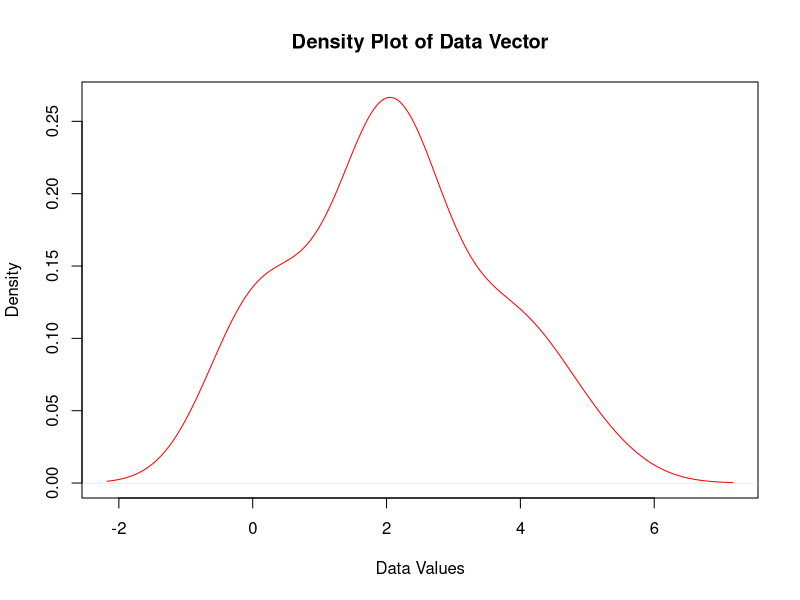
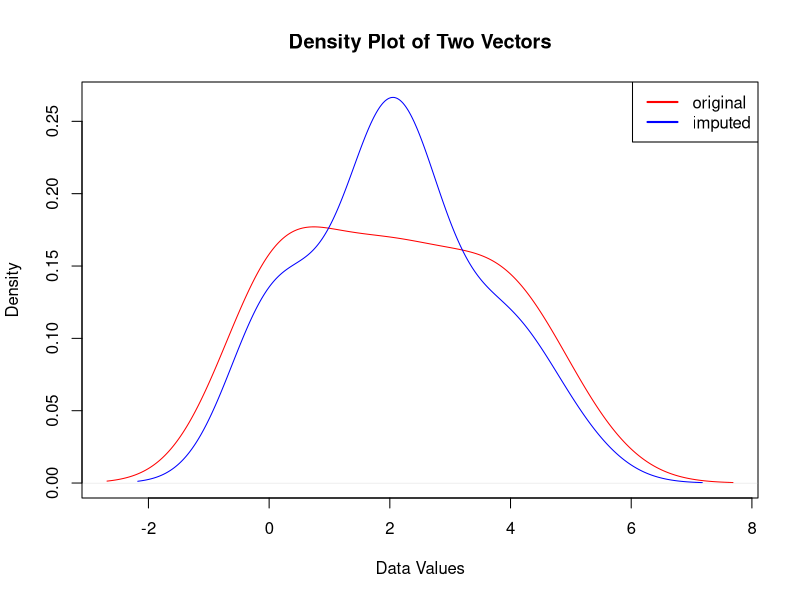
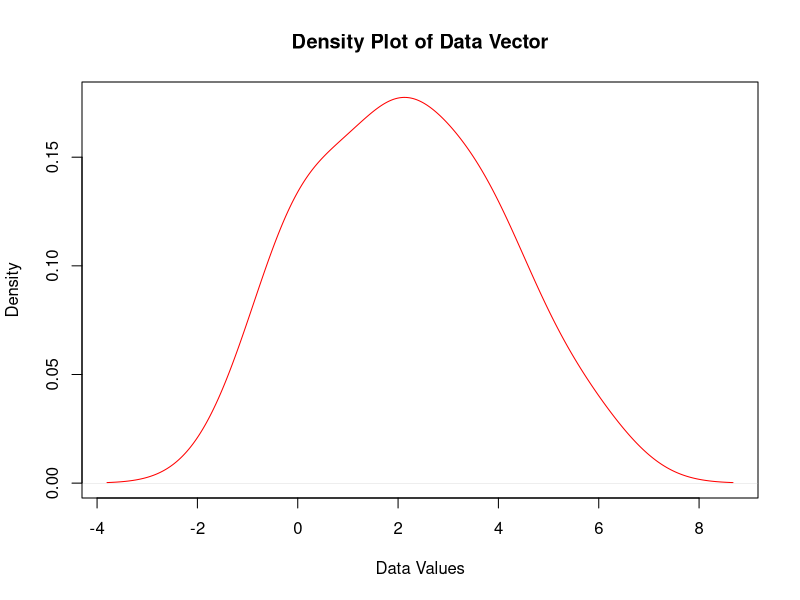
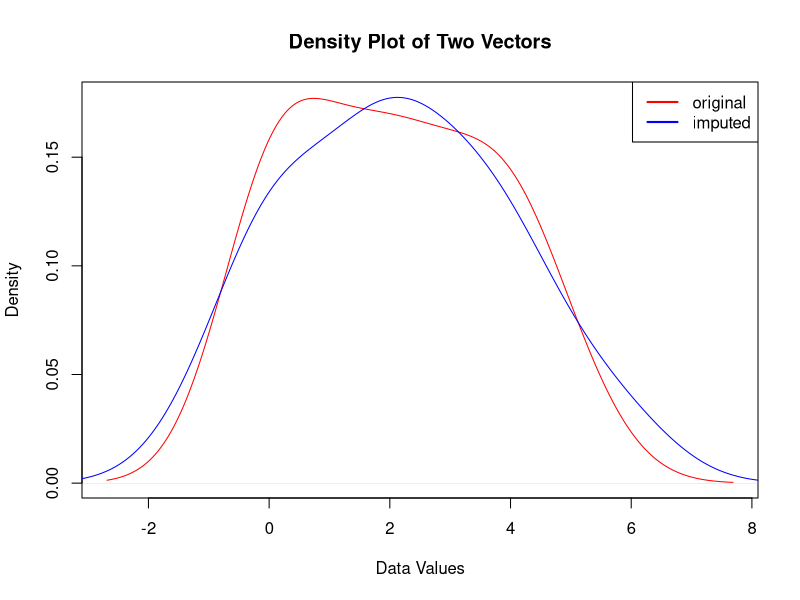
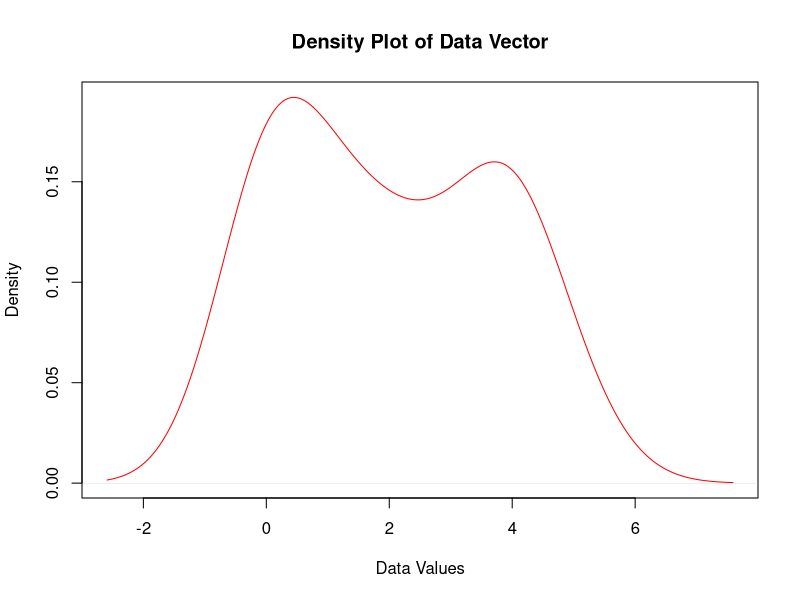
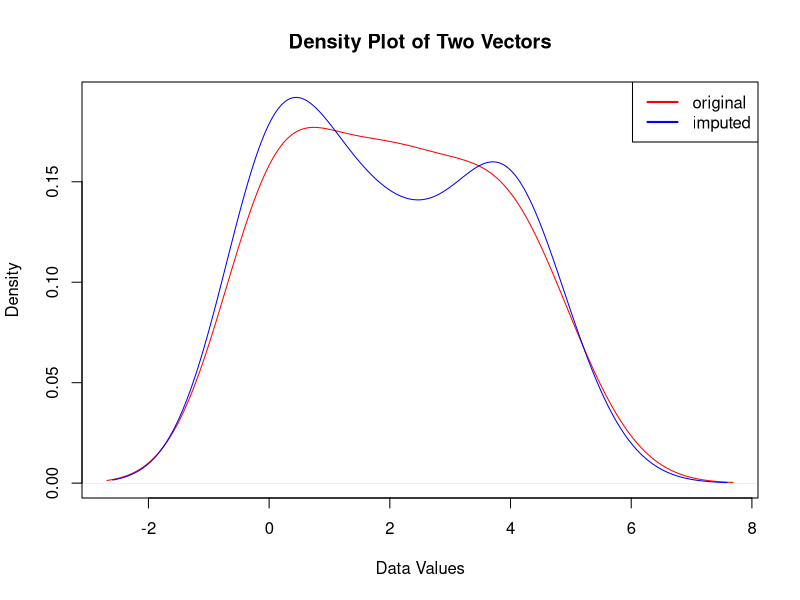
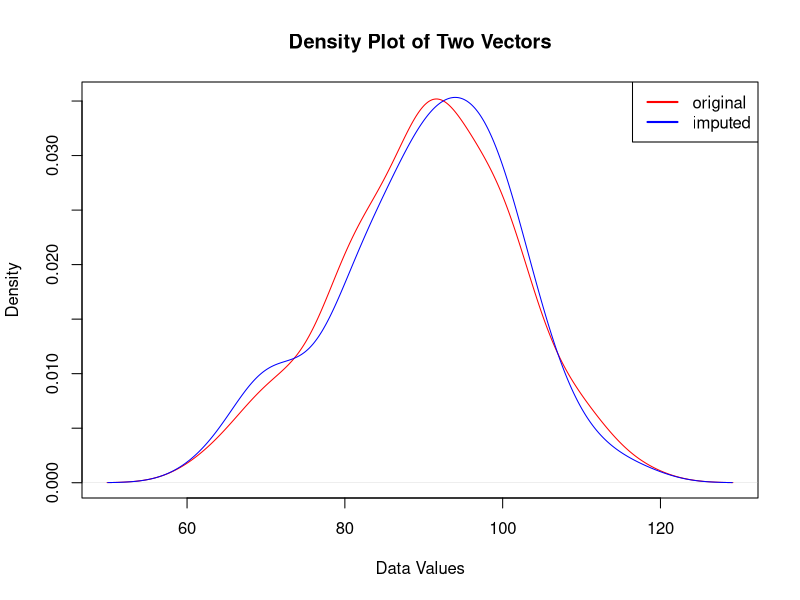
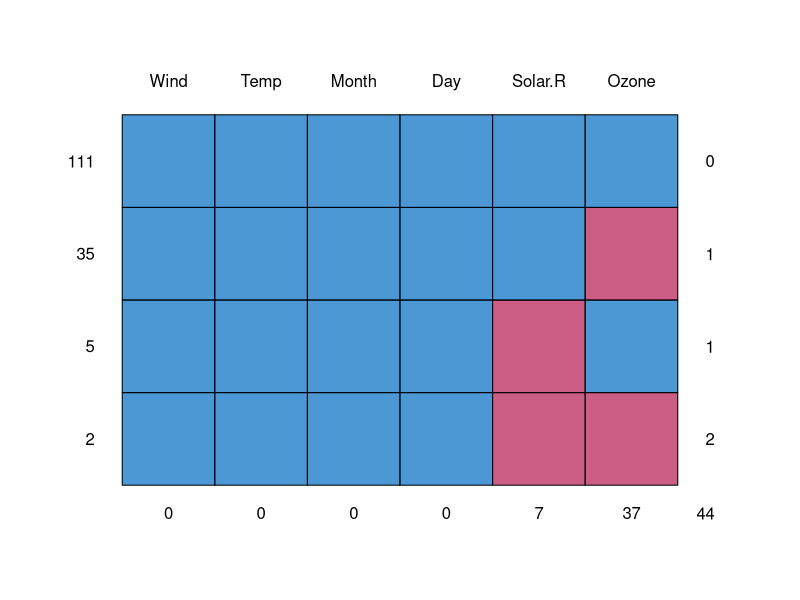

R code for these plots, in order:
###############################################################################################
# Lecture: 01 (Dealing with Missing Data)                                                     #
# Email: adrahat.bht@gmail.com                                                                #
###############################################################################################


# Create a list with the given data
data <- c(3, 1, 0, 2, 0, 2, NA, 2, NA, 1, 5, NA, 0, 3, 4, NA, 0, 4, 4, NA)

# Print the list to check
print(data)



###############################################################################################
#Uni-variate Imputation-1: Mean Replacement


# calculate the mean
mean_d <- mean(data, na.rm = TRUE)

# copy the whole data
new_data <- data

# replace mean with null
new_data[is.na(new_data)] <- mean_d
new_data

# Create a density plot
plot(density(new_data), main = "Density Plot of Data Vector", xlab = "Data Values", col = "red")

# Plot the density of v1
plot(density(na.omit(data)),
     main = "Density Plot of Two Vectors",
     xlab = "Data Values",
     col = "red", 
     ylim = range(c(density(na.omit(data))$y, density(new_data)$y)))

lines(density(new_data), col = "blue")

# Add a legend
legend("topright", legend = c("original", "imputed"), col = c("red", "blue"), lwd = 2)

mean(data, na.rm = TRUE)
var(data, na.rm = TRUE)

mean(new_data, na.rm = TRUE)
var(new_data, na.rm = TRUE)

###############################################################################################

#Uni-variate Imputation-2: Mean/Variance Simulation

# Calculate mean and variance
mean_d <- mean(data, na.rm = TRUE)
var_d <- var(data, na.rm = TRUE)

# get number of null values
n <- sum(is.na(data))
n

# Compute the imputed values
imputed_values <- rnorm(n, mean = mean_d, sd = sqrt(var_d))
imputed_values

# Store in the original list
new_data <- data
new_data[is.na(new_data)] <- imputed_values
new_data

# Create a density plot
plot(density(new_data), main = "Density Plot of Data Vector", xlab = "Data Values", col = "red")

# Plot the density of v1
plot(density(na.omit(data)),
     main = "Density Plot of Two Vectors",
     xlab = "Data Values",
     col = "red", 
     ylim = range(c(density(na.omit(data))$y, density(new_data)$y)))

lines(density(new_data), col = "blue")

# Add a legend
legend("topright", legend = c("original", "imputed"), col = c("red", "blue"), lwd = 2)



###############################################################################################

#Uni-variate Imputation-3: Direct Random Sampling

# all non-null data
non_missing_data <- data[!is.na(data)]

# all null data
missing_data <- data[is.na(data)]
missing_data

# imputed data
imputed_values <- sample(non_missing_data, length(missing_data), replace = TRUE)
imputed_values

# Store in the original list
new_data <- data
new_data[is.na(new_data)] <- imputed_values
new_data

# Create a density plot
plot(density(new_data), main = "Density Plot of Data Vector", xlab = "Data Values", col = "red")

# Plot the density of v1
plot(density(na.omit(data)),
     main = "Density Plot of Two Vectors",
     xlab = "Data Values",
     col = "red", 
     ylim = range(c(density(na.omit(data))$y, density(new_data)$y)))

lines(density(new_data), col = "blue")

# Add a legend
legend("topright", legend = c("original", "imputed"), col = c("red", "blue"), lwd = 2)




###############################################################################################

# Bi-variate Imputation
# Data set creation

# Set seed for reproducibility
set.seed(123)

# Create synthetic data

# Number of observations
n <- 100 

# Normally distributed ages
Age <- rnorm(n, mean = 50, sd = 10)

# Normally distributed BMI
BMI <- rnorm(n, mean = 25, sd = 5)  
BloodPressure <- 120 + 0.3 * Age - 0.25 * BMI + rnorm(n, mean = 0, sd = 15)

# Pulse with some relation to Age and BMI
Pulse <- 70 + 0.5 * Age - 0.2 * BMI + rnorm(n, mean = 0, sd = 10)

# Introduce NA values randomly in BMI and Pulse
set.seed(321)

# Randomly choose 20 indices for Pulse
missing_indices_Pulse <- sample(1:n, 20) 

# sort the random indices
missing_indices_Pulse <- sort(unlist(missing_indices_Pulse))
missing_indices_Pulse

# Preserve original data for comparison
original_missing_pulse <- Pulse[missing_indices_Pulse]
original_missing_pulse

# Assign NA to these indices in Pulse
Pulse[missing_indices_Pulse] <- NA 

# Combine into a data frame
data_df <- data.frame(Age, BMI, BloodPressure, Pulse)

# View the first few rows of the data set
head(data_df)

summary(data_df)



#Bivariate Imputation-1: Multiple Regression Model

# Fit the model using complete cases
fit <- lm(Pulse ~ Age + BMI + BloodPressure, 
          data = data_df, 
          subset = !is.na(data_df$Pulse))

predicted_values <- predict(fit, newdata = data_df[missing_indices_Pulse, ])

# Add an error term to the predicted values
residual_sd <- sd(residuals(fit))  # Standard deviation of the model's residuals
error_term <- rnorm(length(predicted_values), mean = 0, sd = residual_sd)
imputed_values <- predicted_values + error_term

# copy the original pulse data
imputed_pulse <- Pulse

# add the imputed ones
imputed_pulse[missing_indices_Pulse] <- imputed_values

# original data
Pulse[missing_indices_Pulse] <- original_missing_pulse

# Plot the density of v1
plot(density(na.omit(Pulse)),
     main = "Density Plot of Two Vectors",
     xlab = "Data Values",
     col = "red", 
     ylim = range(c(density(na.omit(Pulse))$y, density(imputed_pulse)$y)))

lines(density(imputed_pulse), col = "blue")

# Add a legend
legend("topright", legend = c("original", "imputed"), col = c("red", "blue"), lwd = 2)



###############################################################################################


#Bivariate Imputation-2: Gibbs Sampling


# load the mice package
library("mice")

data("airquality")


# pattern of the data
md.pattern(airquality)



# The function mice runs the Gibbs sampler.
# m=5: obtain 5 different imputations (realisations)
# meth=norm : the method used to obtain the conditional distributions and
# updates, norm means "Bayesian linear regression"

tempData <- mice(airquality, m = 5, maxit = 50, meth = "norm", seed = 500)

# These are the imputed values for Ozone. The 5 columns are the replications,
# and the row numbers are given.
tempData$imp$Ozone


# To obtain a full data set with the 1st imputation
completedData <- complete(tempData, 1)

# Check the missing values after imputation
md.pattern(completedData)


# Now that we have complete data we can fit this regression model, but we have 5 
# realisations. Rather than choose one of the 5, we can fit the model to each of 
# the realisations and "pool" (average) the results. This should be done using 
# the function pool() in the mice package.

model1 <- with(tempData, lm(Temp ~ Ozone + Solar.R + Wind))

summary(pool(model1))
